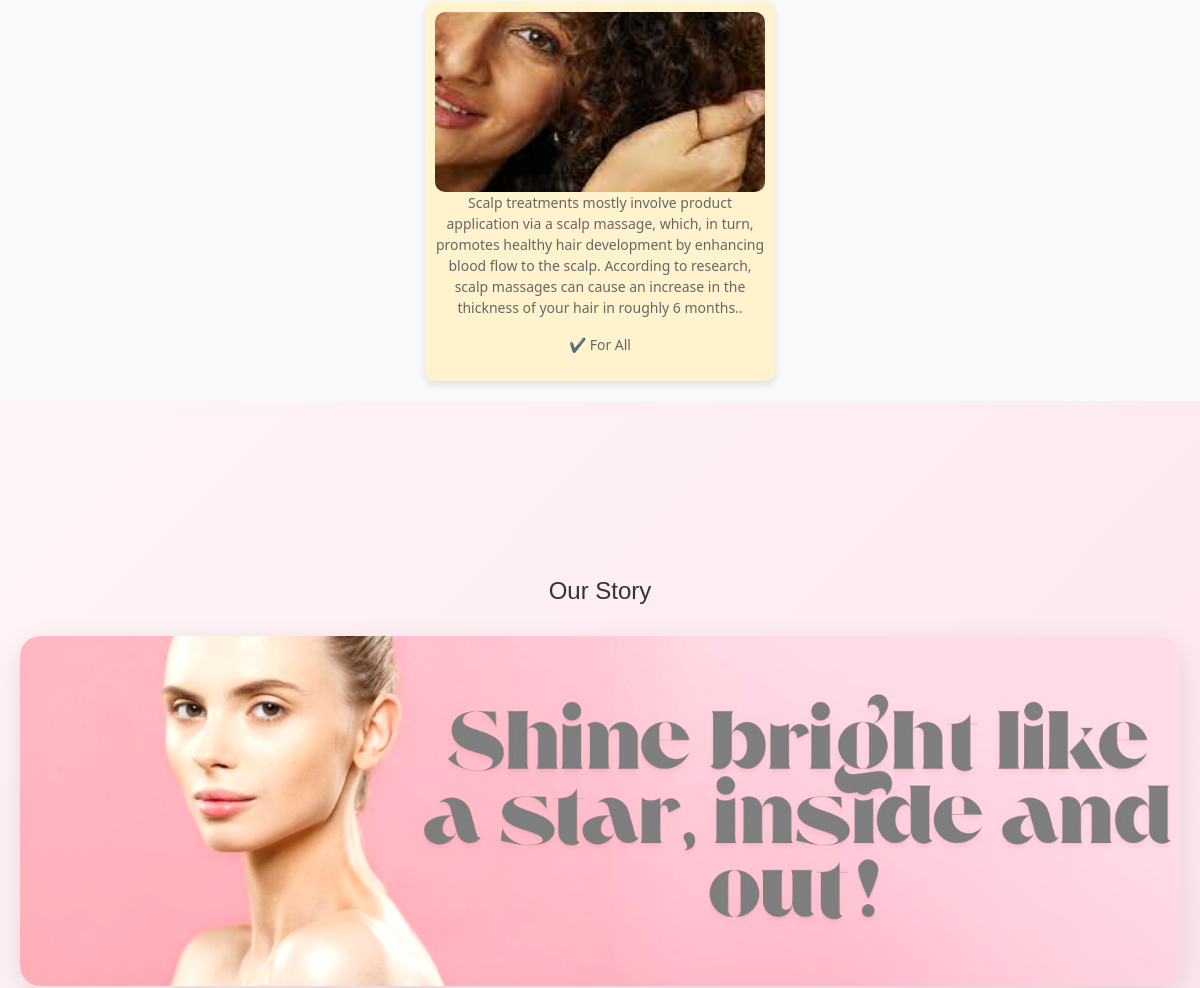
The app's page / (middle part), older data.
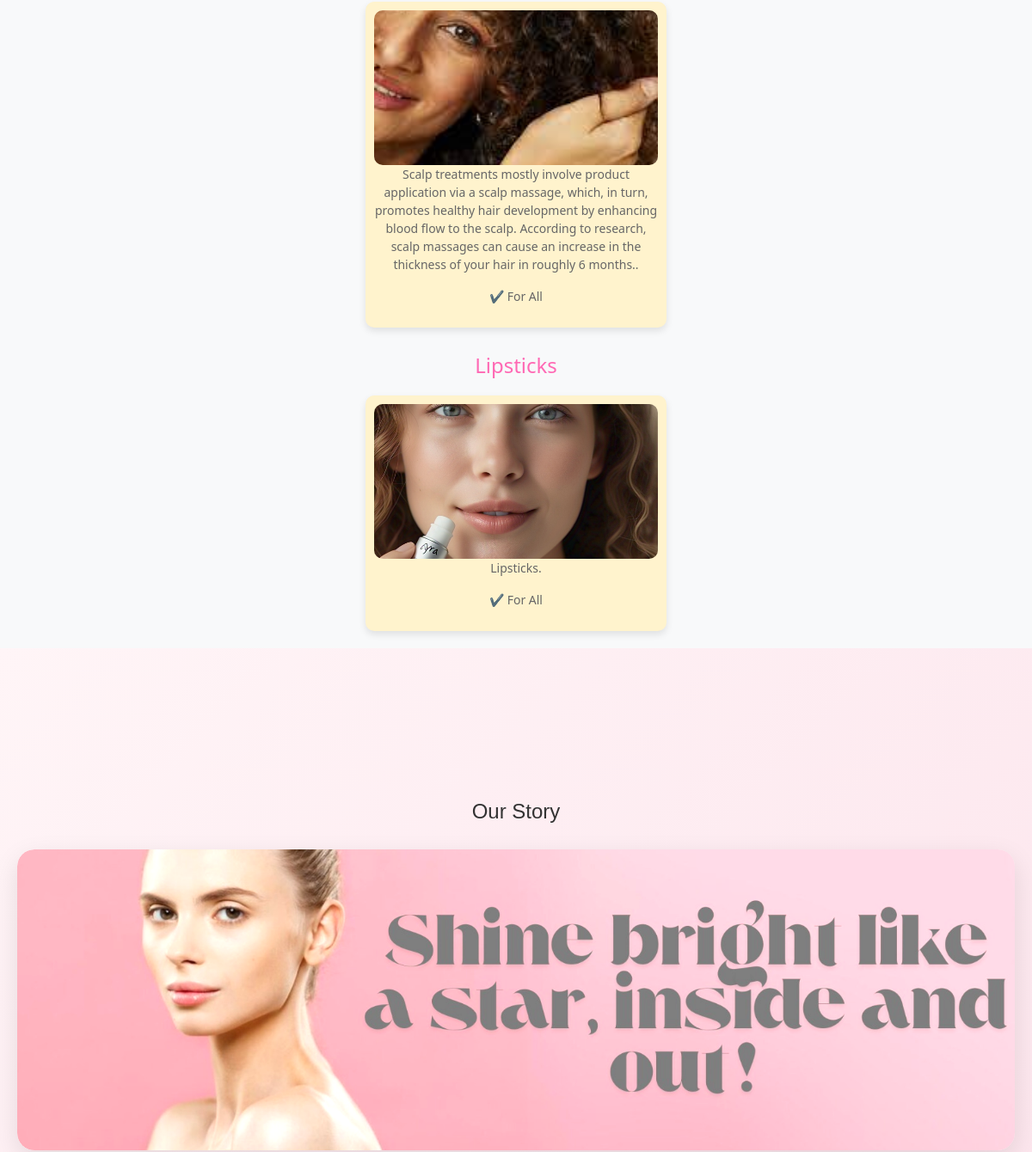
The same page, newer data.
### AYRA/models.py (models this page shows)
class Category(models.Model):
    name = models.CharField(max_length=50, unique=True)
    image = models.ImageField(upload_to='categories/', default='categories/default.jpg')
    description = models.TextField(default='')
    def __str__(self):
        return self.name

### AYRA/views.py (the view)
# urls.py: path('', views.home, name='home'),
def home(request):
    sunscreens = Product.objects.filter(category=1)[:10]
    print(sunscreens)
    moisturizers = Product.objects.filter(category=2)[:10]
    serums = Product.objects.filter(category=3)[:10]
    facewash = Product.objects.filter(category=3)[:10]
    categories = Category.objects.all()
    print("Categories==>",categories)
    products = Product.objects.all()
    categories = Category.objects.all()
    products = Product.objects.select_related('category').all()
    grouped = defaultdict(list)
    for product in products:
        grouped[product.category].append(product)
    print(grouped.items())
    context = {
        'sunscreens': sunscreens,
        'moisturizers': moisturizers,
        'serums': serums,
        'facewash': facewash,
        'category': categories,
        'products': products,
        'grouped_products': grouped.items()
    }
    return render(request, 'home.html', context)

### AYRA/context_processors.py (called while the page is built)
def cart_count(request):
    if request.user.is_authenticated:
        count = Cart.objects.filter(user=request.user).count()
    else:
        count = 0
    return {'cart_count': count}

def categories_context(request):
    categories = Category.objects.all()
    print("Categories==>",categories)
    return {'nav_categories': categories}

### AYRA/models.py (called while the page is built)
    def __str__(self):
        return self.name

### templates/home.html (shortened to what this page needs)
{% extends 'base.html' %}
{% load static %}
{% block 'main' %}
{% block content %}
<div class="new-arrivals-container">
    <div class="category-cards">
        <div class="category-products">
          {% for cat in category %}
            <h2 style="color: hotpink; margin-top: 30px;">{{ cat.name }}</h2>
            <div class="product-grid">
                <a href="{% url 'category_products' cat.id %}" class="category-card" style="background-color: #fff3cd; text-decoration: none; color: inherit;">
                  <div class="product-img">
                    <img src="{{ cat.image.url }}" alt="{{ cat.name }}">
                  </div>
                  <div class="category-info">
                    <p>{{cat.description}}.</p>
                    <p class="skin-type">✔ For All</p>
                  </div>
                </a>
            </div>
          {% endfor %}
        </div>
    </div>
</div>
{% endblock content %}
<div class="about-us-container">
    <h1 class="category-title">Our Story</h1>
    <div class="about-us-banner">
        <a href="{% url 'about' %}">
            <img src="{% static 'images/aboutus4.jpg' %}" alt="About Us" class="banner-image">
        </a>
    </div>
</div>
{% endblock 'main' %}

Row changes from the older to the newer data that the page shows:
added Category: name "Lipsticks", image (picture), description "Lipsticks"
